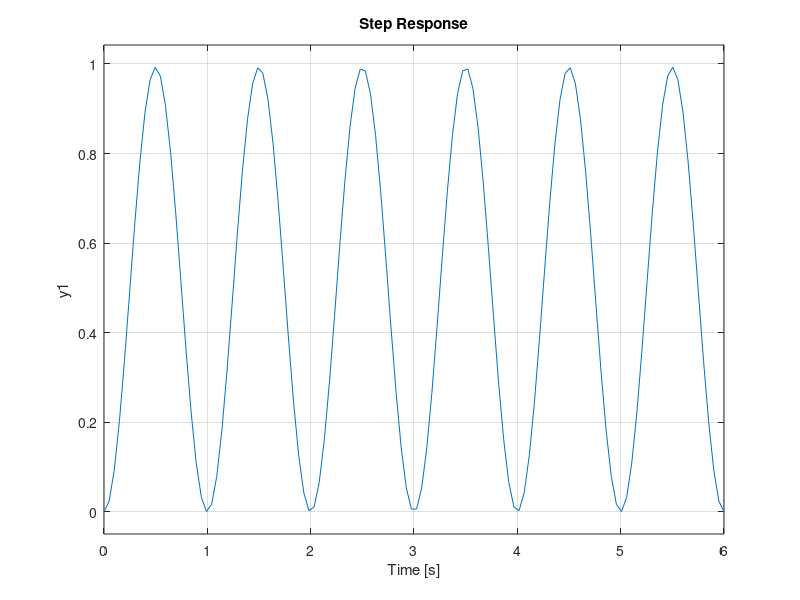

MATLAB code to generate this figure:
M = 100*1000;
m = 1;
K = 4*(pi^2)*M;
B = 4*pi*M;
F = m*9.8;
num = 1/M;
den = [1 B/M K/M];
sis = tf(num, den);
step(F*sis);
%% Apartado D
M = 100*1000;
m = 1;
K = 4*(pi^2)*M;
B = 2*pi*M;
F = m*9.8;
num = 1/M;
den = [1 B/M K/M];
sis = tf(num, den);
step(F*sis);
%% Apartado E
M = 100*1000;
m = 1;
K = 4*(pi^2)*M;
B = 0;
F = m*9.8;
num = 1/M;
den = [1 B/M K/M];
sis = tf(num, den);
step(F*sis);
%% Apartado F
M = 100*1000;
m = 200*1000;
K = 4*(pi^2)*M;
B = 0;
F = m*9.8;
num = 1/M;
den = [1 B/M K/M];
sis = tf(num, den);
step(F*sis);